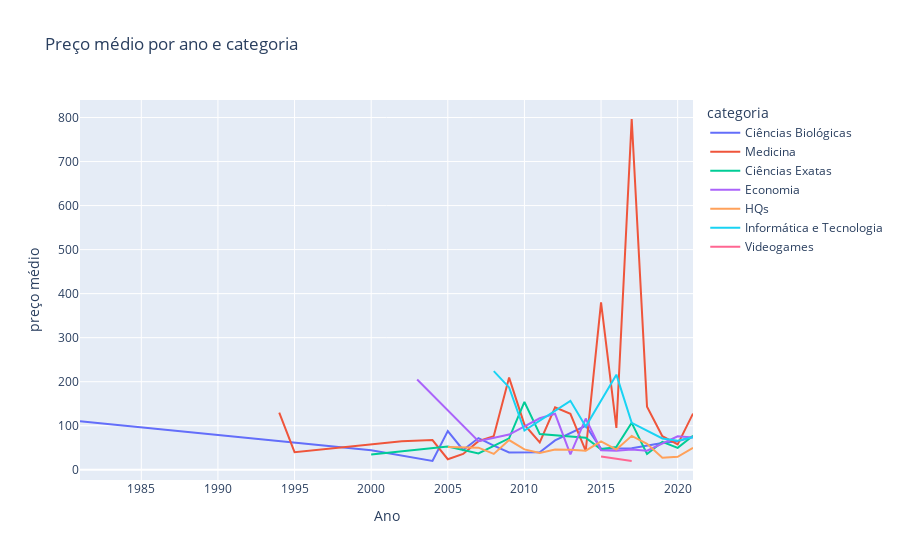

Notebook code for this chart:
### Markdown cell above
### Não parece haver uma tendência

### Code cell
preco_medio_ano = df[df['categoria'].isin(cats)].groupby(by=['Ano','categoria'])['preço'].mean().reset_index(name='preço médio').rename(columns={'index':'Ano'})
fig = px.line(preco_medio_ano, x="Ano", y="preço médio", color='categoria', title='Preço médio por ano e categoria')
fig.show()

### Figure 1 — Plotly figure (JSON) as saved in the notebook; plotly's stock layout.template omitted (floating-point values rounded to 4 significant figures)
{"data": [{"hovertemplate": "categoria=Ciências Biológicas<br>Ano=%{x}<br>preço médio=%{y}<extra></extra>", "legendgroup": "Ciências Biológicas", "line": {"color": "#636efa", "dash": "solid"}, "mode": "lines", "name": "Ciências Biológicas", "orientation": "v", "showlegend": true, "type": "scatter", "x": [1981, 2000, 2004, 2005, 2006, 2007, 2008, 2009, 2011, 2012, 2014, 2015, 2017, 2019, 2020, 2021], "xaxis": "x", "y": [109.9, 44.45, 19.9, 87.9, 44.9, 72, 54.9, 39.45, 39.9, 66.72, 99.9, 48, 48.68, 60.95, 64.9, 75.01], "yaxis": "y"}, {"hovertemplate": "categoria=Medicina<br>Ano=%{x}<br>preço médio=%{y}<extra></extra>", "legendgroup": "Medicina", "line": {"color": "#EF553B", "dash": "solid"}, "mode": "lines", "name": "Medicina", "orientation": "v", "showlegend": true, "type": "scatter", "x": [1994, 1995, 2002, 2004, 2005, 2006, 2007, 2008, 2009, 2010, 2011, 2012, 2013, 2014, 2015, 2016, 2017, 2018, 2019, 2020, 2021], "xaxis": "x", "y": [129.9, 40, 65, 67.45, 23.9, 36, 64.9, 76.5, 209.3, 102.5, 61.97, 141.7, 127.1, 42.95, 380, 95.22, 796.6, 143.4, 76.12, 57.66, 127.6], "yaxis": "y"}, {"hovertemplate": "categoria=Ciências Exatas<br>Ano=%{x}<br>preço médio=%{y}<extra></extra>", "legendgroup": "Ciências Exatas", "line": {"color": "#00cc96", "dash": "solid"}, "mode": "lines", "name": "Ciências Exatas", "orientation": "v", "showlegend": true, "type": "scatter", "x": [2000, 2005, 2007, 2009, 2010, 2011, 2014, 2015, 2016, 2017, 2018, 2019, 2020, 2021], "xaxis": "x", "y": [34.9, 53, 37, 71.4, 153.9, 81, 72.9, 46.4, 51.95, 106.6, 35.93, 63.23, 49.71, 77.29], "yaxis": "y"}, {"hovertemplate": "categoria=Economia<br>Ano=%{x}<br>preço médio=%{y}<extra></extra>", "legendgroup": "Economia", "line": {"color": "#ab63fa", "dash": "solid"}, "mode": "lines", "name": "Economia", "orientation": "v", "showlegend": true, "type": "scatter", "x": [2003, 2007, 2009, 2011, 2012, 2013, 2014, 2015, 2016, 2017, 2018, 2019, 2020, 2021], "xaxis": "x", "y": [205, 64.9, 79.9, 117, 127, 34.9, 116.3, 44.44, 42.9, 46.12, 43.38, 58.95, 76.1, 73.11], "yaxis": "y"}, {"hovertemplate": "categoria=HQs<br>Ano=%{x}<br>preço médio=%{y}<extra></extra>", "legendgroup": "HQs", "line": {"color": "#FFA15A", "dash": "solid"}, "mode": "lines", "name": "HQs", "orientation": "v", "showlegend": true, "type": "scatter", "x": [2005, 2007, 2008, 2009, 2010, 2011, 2012, 2013, 2014, 2015, 2016, 2017, 2018, 2019, 2020, 2021], "xaxis": "x", "y": [51.6, 50.27, 36, 67.45, 46.36, 38, 45.9, 45.6, 43.45, 64.66, 45.78, 76.95, 58.9, 27.44, 29.34, 49.95], "yaxis": "y"}, {"hovertemplate": "categoria=Informática e Tecnologia<br>Ano=%{x}<br>preço médio=%{y}<extra></extra>", "legendgroup": "Informática e Tecnologia", "line": {"color": "#19d3f3", "dash": "solid"}, "mode": "lines", "name": "Informática e Tecnologia", "orientation": "v", "showlegend": true, "type": "scatter", "x": [2008, 2009, 2010, 2013, 2014, 2016, 2017, 2019, 2020, 2021], "xaxis": "x", "y": [224, 187, 89, 156.5, 98, 216, 106.5, 71.15, 65.9, 73.84], "yaxis": "y"}, {"hovertemplate": "categoria=Videogames<br>Ano=%{x}<br>preço médio=%{y}<extra></extra>", "legendgroup": "Videogames", "line": {"color": "#FF6692", "dash": "solid"}, "mode": "lines", "name": "Videogames", "orientation": "v", "showlegend": true, "type": "scatter", "x": [2015, 2017], "xaxis": "x", "y": [29.9, 19.95], "yaxis": "y"}], "layout": {"legend": {"title": {"text": "categoria"}, "tracegroupgap": 0}, "title": {"text": "Preço médio por ano e categoria"}, "xaxis": {"anchor": "y", "domain": [0, 1], "title": {"text": "Ano"}}, "yaxis": {"anchor": "x", "domain": [0, 1], "title": {"text": "preço médio"}}}}
